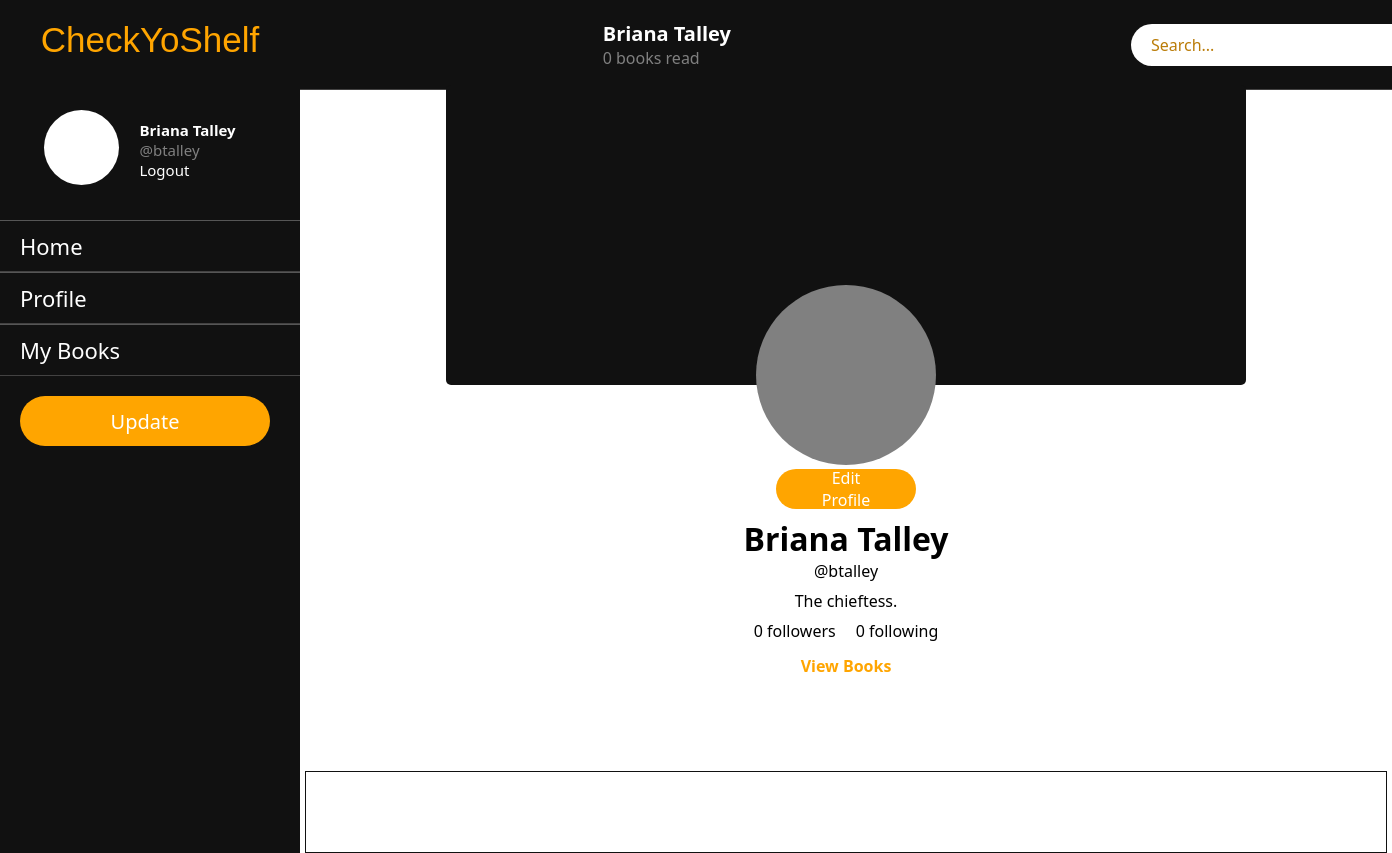
Page /btalley/ (signed in) on the committed database.
### app/models.py (models this page shows, shortened)
class Profile(models.Model):
    user = models.OneToOneField(User, on_delete=models.CASCADE, primary_key=True)
    name = models.CharField(max_length=200)
    bio = models.TextField(blank=True)
    followers = []
    following = []

### app/views.py (the view)
# urls.py: path("<str:username>/", profile_view, name="profile"),
@login_required(login_url="login")
def profile_view(request, username):
    context = {}
    current_user = request.user
    my_profile = Profile.objects.get(user=current_user)
    try:
        user = User.objects.get(username=username)
        profile = Profile.objects.get(user=user)
        posts = Post.objects.filter(profile=profile)
        bookshelf = Bookshelf.objects.get(profile=profile, name="Read")
        read_books = bookshelf.books.all()
        books_read = read_books.count()
        follower_count = len(profile.followers)
        following_count = len(profile.following)
    except:
        user = None
        profile = None
        posts = None
        bookshelf = None
        read_books = None
        books_read = 0
        follower_count = 0
        following_count = 0
    result = ""
    if books_read == 1:
        result = f"{books_read} book read"
    else:
        result = f"{books_read} books read"
    context["current_user"] = current_user
    context["my_profile"] = my_profile
    context["user"] = user
    context["profile"] = profile
    context["result"] = result
    context["follower_count"] = follower_count
    context["following_count"] = following_count
    context["posts"] = posts
    return render(request, "profile.html", context)

### app/templates/profile.html (shortened to what this page needs)
{% extends "base.html" %}  {% block content %}
<div class="profile-nav">
  <div class="info">
    <div class="name">
      <p>{{ profile.name }}</p>
    </div>
    <div class="books-read">
      <p>{{ result }}</p>
    </div>
  </div>
  <div class="corner-search-bar">
    <input type="text" placeholder="Search..." />
  </div>
</div>
<div class="profile-card">
  <div class="photos">
    <span class="cover-photo"></span>
    <span class="profile-photo"></span>
  </div>
  <div class="details-container">
    <ul>
      <li>
        <div class="profile-btn">
          {% if current_user != user %}
          <a href="">Follow</a>
          {% else %}
          <a href="{% url "edit_profile" %}">Edit Profile</a>
          {% endif %}
        </div>
      </li>
      <li>
        <div class="user-details">
          <h1 class="name">{{ profile.name }}</h1>
          <p class="username">@{{ profile.user }}</p>
        </div>
      </li>
      <li>
        <div class="bio">
          <p>{{ profile.bio }}</p>
        </div>
      </li>
      <li>
        <div class="followers">
          <p>{{ follower_count }} followers</p>
          <p>{{ following_count }} following</p>
        </div>
      </li>
      <li>
        <div class="profile-books-btn">
          <a href="{% url "bookshelves" profile.user %}">View Books</a>
        </div>
      </li>
    </ul>
  </div>
</div>
<div class="profile-content">
  <div class="post">
  </div>
</div>
{% endblock content %}

### app/templates/base.html (shortened to what this page needs)
{% load static %}
<!DOCTYPE html>
<html lang="en">
  <head>
    <link rel="stylesheet" href="{% static "styles.css" %}">
  </head>
  <body>
    <div class="wrapper">
      <div class="side-nav">
        <div class="logo">
          <p>CheckYoShelf</p>
        </div>
        <div class="profile-section">
          <div class="profile-pic">
            <span></span>
          </div>
          <div class="user-info">
            <p class="name">{{ my_profile.name }}</p>
            <p class="username">@{{ current_user }}</p>
            <a href="{% url "logout" %}">Logout</a>
          </div>
        </div>
        <ul>
          <li><a href="{% url "home" %}">Home</a></li>
          <li><a href="{% url "profile" current_user %}">Profile</a></li>
          <li><a href="{% url "bookshelves" current_user %}">My Books</a></li>
        </ul>
        <div class="btn-container">
          <div class="btn">
            <a href="{% url "make_post" current_user %}">Update</a>
          </div>
        </div>
      </div>
      <div class="main-content">{% block content %}{% endblock content %}</div>
    </div>
  </body>
</html>

### app/static/styles.css (style rules this page uses)
* { margin: 0; padding: 0; list-style: none; text-decoration: none; font-family: 'Segoe UI', Tahoma, Geneva, Verdana, sans-serif; }
.wrapper { display: flex; position: relative; }
.wrapper .side-nav { height: 100%; width: 300px; position: fixed; background-color: #111; }
.wrapper .side-nav .logo { padding: 20px; text-align: center; }
.wrapper .side-nav .logo p { font-size: 35px; font-family: 'Franklin Gothic Medium', 'Arial Narrow', Arial, sans-serif !important; color: orange; }
.wrapper .side-nav .profile-section { display: flex; justify-content: center; align-items: center; padding: 20px; }
.wrapper .side-nav .profile-section .user-info { font-size: 15px; padding: 20px; }
.wrapper .side-nav .profile-section .user-info .name { color: white; font-weight: bold; }
.wrapper .side-nav .profile-section .user-info .username { color: gray; }
.wrapper .side-nav .profile-section .user-info a { color: white; transition: .3s; }
.wrapper .side-nav .profile-section span { height: 75px; width: 75px; background-color: white; display: inline-block; border-radius: 50px; }
.wrapper .side-nav ul li { padding: 10px 10px 10px 20px; border-bottom: 1px solid #434242; border-top: 1px solid #565656; transition: .3s; }
.wrapper .side-nav ul li a { font-size: 22px; color: white; display: block; }
.wrapper .btn-container { padding: 20px; }
.wrapper .btn-container .btn { height: 40px; width: 150px; padding: 5px 50px; background-color: orange; display: flex; justify-content: center; align-items: center; border-radius: 35px; transition: .3s; }
.wrapper .btn-container .btn a { font-size: 20px; font-weight: 500; color: white; display: block; }
.wrapper .main-content { width: 100%; margin-left: 300px; }
::placeholder { color: rgb(186, 124, 8); }
.wrapper .main-content .profile-nav { position: fixed; display: flex; justify-content: center; align-items: center; width: 100%; background-color: #111; border-bottom: 1px solid #434242; padding: 20px; gap: 400px; }
.wrapper .main-content .profile-nav .info .name { font-size: 20px; font-weight: bold; color: white; }
.wrapper .main-content .profile-nav .info .books-read { color: gray; }
.wrapper .main-content .profile-nav .corner-search-bar { width: 20%; padding: 10px; background-color: white; border-radius: 30px; }
.wrapper .main-content .profile-nav .corner-search-bar input[type=text] { width: 95%; font-size: 16px; margin-left: 10px; border: none; outline: none; background: transparent; color: orange; }
.wrapper .main-content .profile-card { padding: 85px 60px; }
.wrapper .main-content .profile-card .photos { position: relative; display: flex; justify-content: center; }
.wrapper .main-content .profile-card .photos .cover-photo { position: relative; height: 300px; width: 800px; background-color: #111; border-radius: 5px; }
.wrapper .main-content .profile-card .photos .profile-photo { position: absolute; height: 180px; width: 180px; background-color: gray; border-radius: 100px; margin-top: 200px; }
.wrapper .main-content .profile-card .details-container { margin-top: 80px; text-align: center; display: flex; justify-content: center; }
.wrapper .main-content .profile-card .details-container ul li { padding: 4px; display: flex; justify-content: center; }
.wrapper .main-content .profile-card .details-container .followers { display: flex; justify-content: center; align-items: center; gap: 20px; }
.wrapper .main-content .profile-card .details-container .profile-books-btn { border-radius: 35px; padding: 5px 2px; transition: .3s; }
.wrapper .main-content .profile-card .details-container .profile-books-btn a { color: orange; font-weight: bold; }
.wrapper .main-content .profile-card .profile-btn { height: 20px; width: 80px; padding: 10px 30px; background-color: orange; display: flex; justify-content: center; align-items: center; border-radius: 35px; transition: .3s; }
.wrapper .main-content .profile-card .profile-btn a { color: white; font-weight: 500; }
.wrapper .main-content .profile-content { display: flex; justify-content: center; }
.wrapper .main-content .profile-content .post { padding: 40px; text-align: center; border: 1px solid #111; width: 1000px; }

### rows in the picture
Profile: name "Briana Talley", user "btalley", bio "The chieftess."

### other values in the picture
{{ current_user }} "btalley"
{{ result }} "0 books read"
{{ follower_count }} "0"
{{ following_count }} "0"
